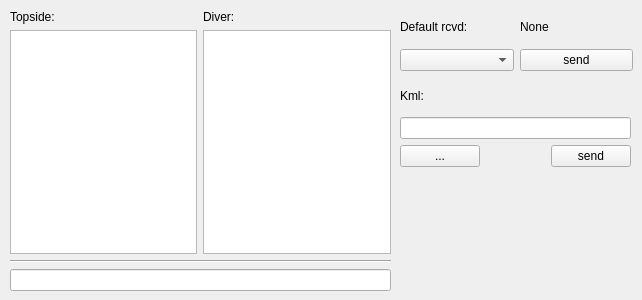
<?xml version="1.0" encoding="UTF-8"?>
<ui version="4.0">
 <class>CaddyGui</class>
 <widget class="QWidget" name="CaddyGui">
  <property name="geometry">
   <rect>
    <x>0</x>
    <y>0</y>
    <width>642</width>
    <height>300</height>
   </rect>
  </property>
  <property name="windowTitle">
   <string>CaddyGUI</string>
  </property>
  <property name="layoutDirection">
   <enum>Qt::LeftToRight</enum>
  </property>
  <widget class="QWidget" name="verticalLayoutWidget">
   <property name="geometry">
    <rect>
     <x>10</x>
     <y>10</y>
     <width>381</width>
     <height>281</height>
    </rect>
   </property>
   <layout class="QVBoxLayout" name="chatVerticalLayout">
    <item>
     <layout class="QHBoxLayout" name="horizontalLayout_4">
      <item>
       <layout class="QVBoxLayout" name="verticalLayout_3">
        <item>
         <widget class="QLabel" name="topsideChatHistoryLabel">
          <property name="text">
           <string>Topside:</string>
          </property>
         </widget>
        </item>
        <item>
         <widget class="QTextEdit" name="topsideChatHistory">
          <property name="readOnly">
           <bool>true</bool>
          </property>
         </widget>
        </item>
       </layout>
      </item>
      <item>
       <layout class="QVBoxLayout" name="verticalLayout_5">
        <item>
         <widget class="QLabel" name="diverChatHistoryLabel">
          <property name="text">
           <string>Diver:</string>
          </property>
         </widget>
        </item>
        <item>
         <widget class="QTextEdit" name="diverChatHistory">
          <property name="readOnly">
           <bool>true</bool>
          </property>
         </widget>
        </item>
       </layout>
      </item>
     </layout>
    </item>
    <item>
     <widget class="Line" name="chatSeparator">
      <property name="orientation">
       <enum>Qt::Horizontal</enum>
      </property>
     </widget>
    </item>
    <item>
     <widget class="QLineEdit" name="chatInput"/>
    </item>
   </layout>
  </widget>
  <widget class="QWidget" name="verticalLayoutWidget_2">
   <property name="geometry">
    <rect>
     <x>400</x>
     <y>10</y>
     <width>233</width>
     <height>61</height>
    </rect>
   </property>
   <layout class="QVBoxLayout" name="verticalLayout">
    <item>
     <layout class="QHBoxLayout" name="horizontalLayout_3">
      <item>
       <widget class="QLabel" name="defaultLabel">
        <property name="sizePolicy">
         <sizepolicy hsizetype="Preferred" vsizetype="Preferred">
          <horstretch>0</horstretch>
          <verstretch>0</verstretch>
         </sizepolicy>
        </property>
        <property name="text">
         <string>Default rcvd:</string>
        </property>
       </widget>
      </item>
      <item>
       <widget class="QLabel" name="defaultReceivedLabel">
        <property name="text">
         <string>None</string>
        </property>
       </widget>
      </item>
     </layout>
    </item>
    <item>
     <layout class="QHBoxLayout" name="horizontalLayout">
      <item>
       <widget class="QComboBox" name="defaultComboBox"/>
      </item>
      <item>
       <widget class="QPushButton" name="sendDefault">
        <property name="text">
         <string>send</string>
        </property>
       </widget>
      </item>
     </layout>
    </item>
   </layout>
  </widget>
  <widget class="QWidget" name="verticalLayoutWidget_3">
   <property name="geometry">
    <rect>
     <x>400</x>
     <y>80</y>
     <width>231</width>
     <height>87</height>
    </rect>
   </property>
   <layout class="QVBoxLayout" name="verticalLayout_2">
    <item>
     <widget class="QLabel" name="label">
      <property name="text">
       <string>Kml:</string>
      </property>
     </widget>
    </item>
    <item>
     <widget class="QLineEdit" name="kmlFilePath"/>
    </item>
    <item>
     <layout class="QHBoxLayout" name="horizontalLayout_2">
      <item>
       <widget class="QPushButton" name="loadKml">
        <property name="text">
         <string>...</string>
        </property>
       </widget>
      </item>
      <item>
       <spacer name="horizontalSpacer">
        <property name="orientation">
         <enum>Qt::Horizontal</enum>
        </property>
        <property name="sizeHint" stdset="0">
         <size>
          <width>40</width>
          <height>20</height>
         </size>
        </property>
       </spacer>
      </item>
      <item>
       <widget class="QPushButton" name="sendKml">
        <property name="text">
         <string>send</string>
        </property>
       </widget>
      </item>
     </layout>
    </item>
   </layout>
  </widget>
 </widget>
 <resources/>
 <connections/>
</ui>
